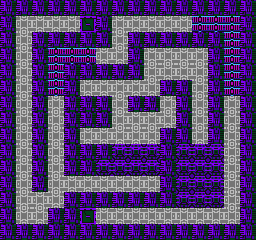

This game map was drawn from its Tiled (.tmx) file and the tilesets committed beside it. A one-line description and the full map source follow:
An orthogonal 16x15 tile map with 16x16 px tiles, 1 tile layer (tilemap), 1 hidden layer not drawn and 2 objects (2x transfer).

<map version="1.0" tiledversion="1.1.2" orientation="orthogonal" renderorder="right-down" width="16" height="15" tilewidth="16" tileheight="16" infinite="0" nextobjectid="3">
 <properties>
  <property name="background_tile" type="int" value="84" />
  <property name="bgm" value="space" />
  <property name="encounter_table" type="int" value="2" />
 </properties>
 <tileset firstgid="1" source="tileset.tsx" />
 <layer name="tilemap" width="16" height="15" locked="1">
  <data encoding="csv">
85,85,85,85,85,85,85,85,85,85,85,85,85,85,85,85,
85,70,70,70,70,88,85,70,70,70,70,70,66,66,66,85,
85,70,85,85,85,85,85,70,85,85,85,85,85,85,66,85,
85,70,85,66,66,66,70,70,85,70,70,70,70,85,66,85,
85,70,85,66,85,85,85,85,85,70,70,70,70,85,66,85,
85,70,85,66,85,70,70,70,70,70,85,85,70,85,66,85,
85,70,85,70,85,85,85,70,85,85,70,85,70,85,70,85,
85,70,85,70,85,85,85,70,70,70,70,85,70,85,70,85,
85,70,85,70,85,70,70,70,70,70,85,85,70,85,70,85,
85,70,85,70,85,85,85,83,83,83,85,83,83,83,70,85,
85,70,85,70,85,85,83,83,83,83,85,83,83,83,70,85,
85,70,85,70,70,70,70,70,70,70,85,83,83,83,70,85,
85,70,70,70,85,85,85,85,85,85,85,83,83,83,70,85,
85,70,70,85,85,88,70,70,70,70,70,70,70,70,70,85,
85,85,85,85,85,85,85,85,85,85,85,85,85,85,85,85
</data>
 </layer>
 <layer name="collision" width="16" height="15" visible="0" locked="1">
  <data encoding="csv">
256,256,256,256,256,256,256,256,256,256,256,256,256,256,256,256,
256,0,0,0,0,0,256,0,0,0,0,0,0,0,0,256,
256,0,256,256,256,256,256,0,256,256,256,256,256,256,0,256,
256,0,256,0,0,0,0,0,256,0,0,0,0,256,0,256,
256,0,256,0,256,256,256,256,256,0,0,0,0,256,0,256,
256,0,256,0,256,0,0,0,0,0,256,256,0,256,0,256,
256,0,256,0,256,256,256,0,256,256,0,256,0,256,0,256,
256,0,256,0,256,256,256,0,0,0,0,256,0,256,0,256,
256,0,256,0,256,0,0,0,0,0,256,256,0,256,0,256,
256,0,256,0,256,256,256,256,256,256,256,256,256,256,0,256,
256,0,256,0,256,256,256,256,256,256,256,256,256,256,0,256,
256,0,256,0,0,0,0,0,0,0,256,256,256,256,0,256,
256,0,0,0,256,256,256,256,256,256,256,256,256,256,0,256,
256,0,0,256,256,0,0,0,0,0,0,0,0,0,0,256,
256,256,256,256,256,256,256,256,256,256,256,256,256,256,256,256
</data>
 </layer>
 <objectgroup name="object">
  <object id="1" name="road_to_cockpit_2" type="transfer" gid="242" x="80" y="224" width="16" height="16">
   <properties>
    <property name="transfer_map" value="road_to_cockpit_2" />
    <property name="transfer_x" type="int" value="12" />
    <property name="transfer_y" type="int" value="26" />
   </properties>
  </object>
  <object id="2" name="road_to_cockpit_4" type="transfer" gid="242" x="80" y="32" width="16" height="16">
   <properties>
    <property name="transfer_map" value="road_to_cockpit_4" />
    <property name="transfer_x" type="int" value="14" />
    <property name="transfer_y" type="int" value="1" />
   </properties>
  </object>
 </objectgroup>
</map>
